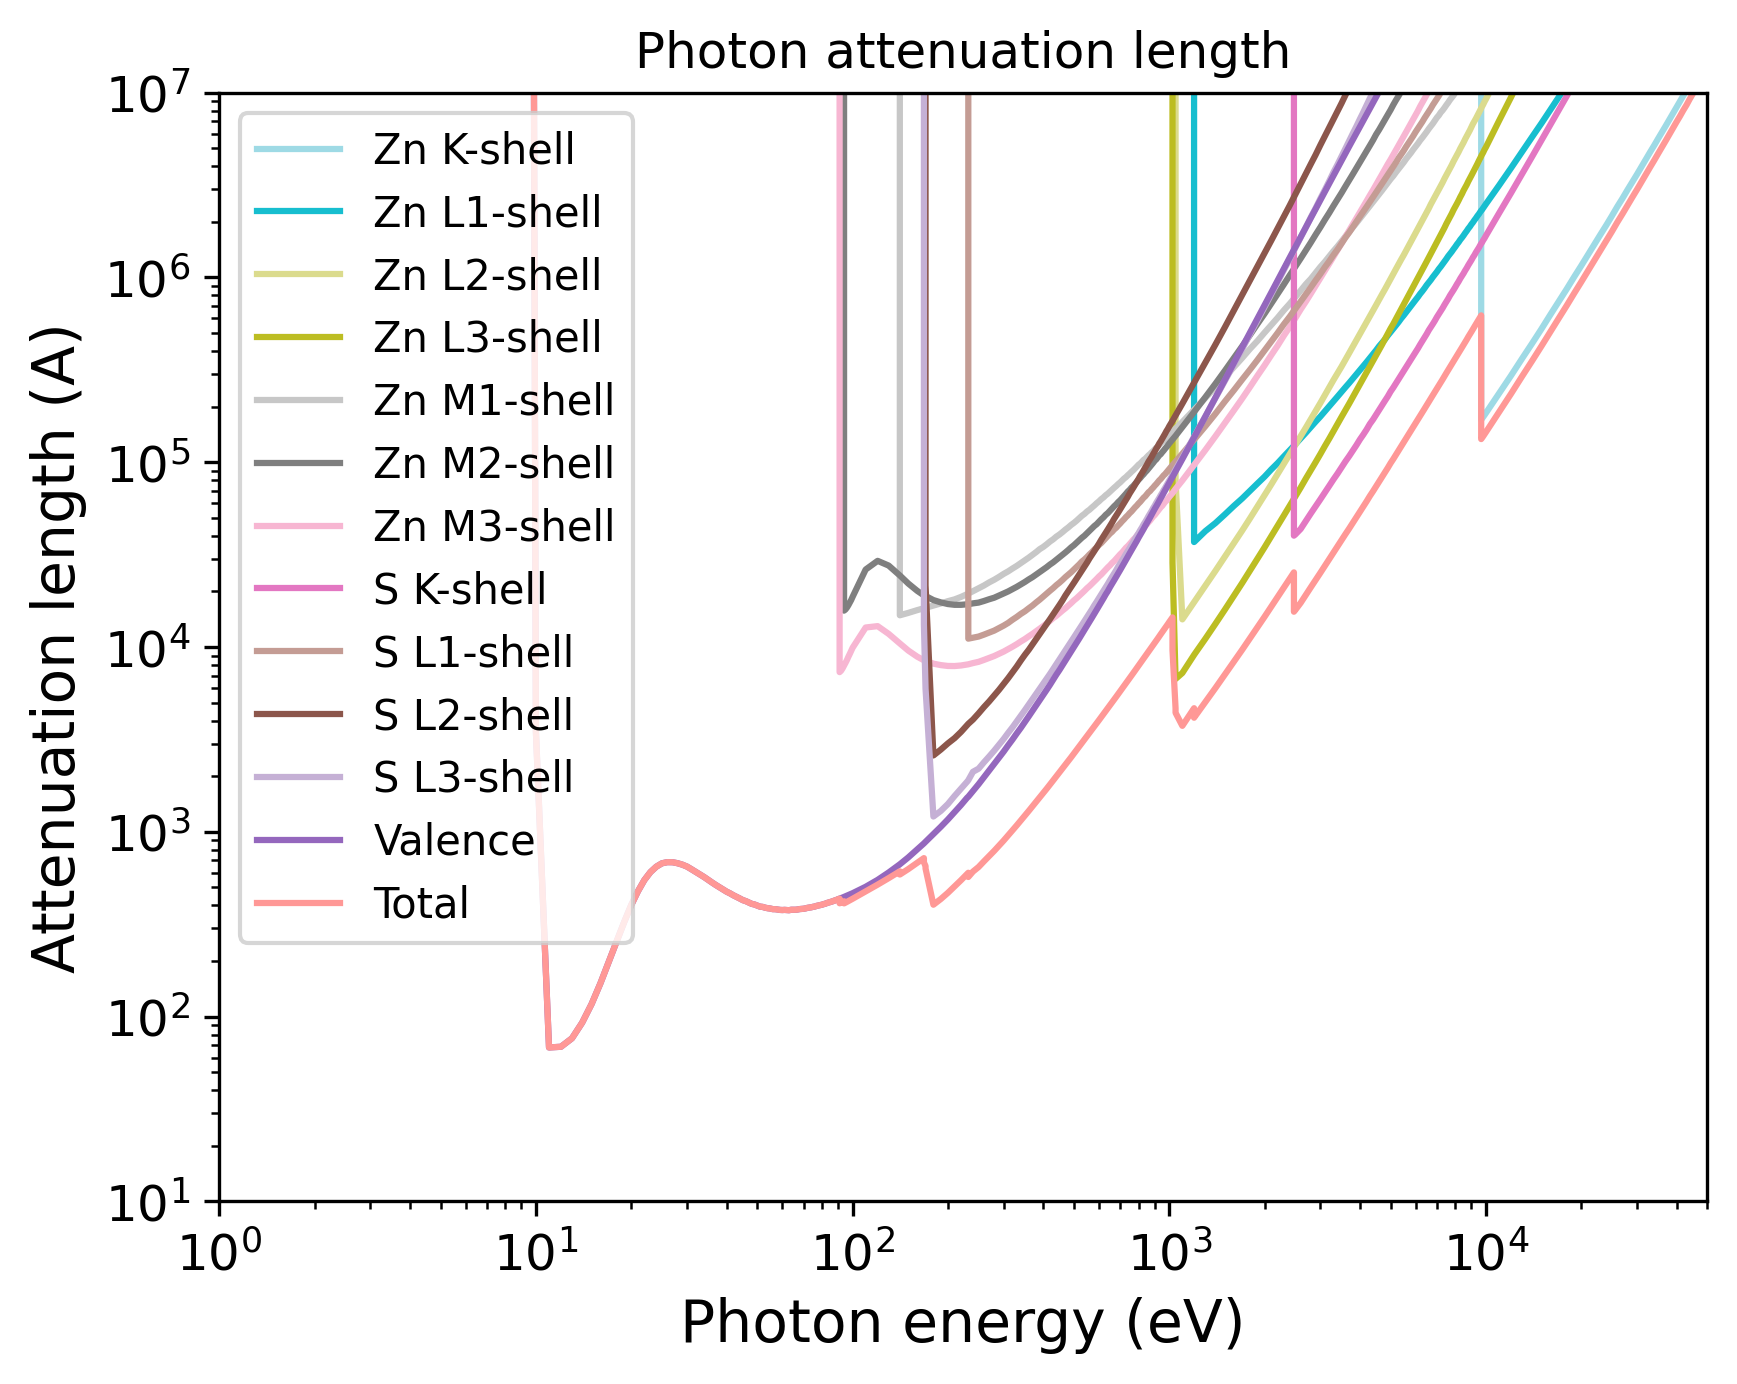

Write Python code to recreate this figure.
import pandas as pd
import numpy as np
import matplotlib.pyplot as plt
import matplotlib.cm as cm
# Set the format:
plt.xlabel("Photon energy (eV)", fontsize=14)
plt.ylabel("Attenuation length (A)", fontsize=14)
plt.xticks(fontsize=12)
plt.yticks(fontsize=12)
plt.grid(False)
# Set the axes:
# Read the output file:
df = pd.read_csv(r"OUTPUT_ZnS_Photon_IMFP.dat", sep=r'\s+', header=None, comment="#", skipinitialspace=True)
plt.xscale("log")
plt.yscale("log")
# Prepare the plot:
columns_to_plot = [ 1, 2, 3, 4, 5, 6, 7, 8, 9, 10, 11, 12, 13]
labels = [ "Zn K-shell", "Zn L1-shell", "Zn L2-shell", "Zn L3-shell", "Zn M1-shell", "Zn M2-shell", "Zn M3-shell", "S K-shell", "S L1-shell", "S L2-shell", "S L3-shell", "Valence", "Total"]
# Create N distinct colors from a colormap
N = len(columns_to_plot)
colors = plt.cm.tab20(np.linspace(1, 0, 20))
# Set line styles:
linestyles = [ "-", "-", "-", "-", "-", "-", "-", "-", "-", "-", "-", "-", "-"]
for i, col in enumerate(columns_to_plot):
    color = colors[i % len(colors)]
    ls    = linestyles[i % len(linestyles)]
    label = labels[i % len(labels)]
    plt.plot(df.iloc[:, 0], df.iloc[:, col],
    color=color,
    label=label,
    linestyle=ls)
plt.xlim(1.00000000,50000.00000000)
plt.ylim(10.00000000,10000000.00000000)
plt.title("Photon attenuation length")
plt.legend(loc="best", fontsize=10)
# Save the plot in this format:
plt.savefig("OUTPUT_MFP_photon.png", dpi=300, bbox_inches="tight")
